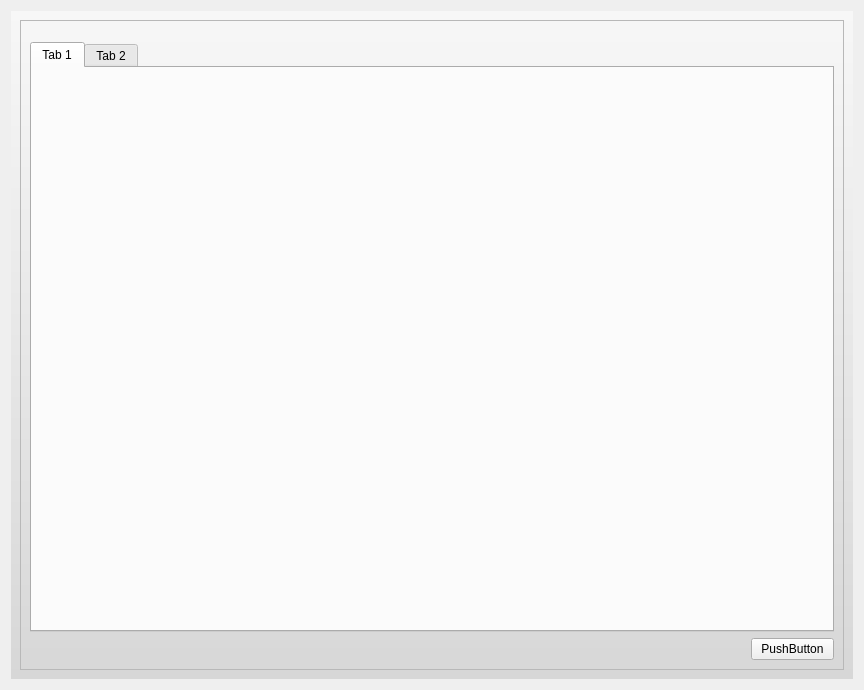
<?xml version="1.0" encoding="UTF-8"?>
<ui version="4.0">
 <class>ChemSpider::ChemSpiderMode</class>
 <widget class="QWidget" name="ChemSpider::ChemSpiderMode">
  <property name="geometry">
   <rect>
    <x>0</x>
    <y>0</y>
    <width>864</width>
    <height>690</height>
   </rect>
  </property>
  <property name="windowTitle">
   <string>Form</string>
  </property>
  <property name="styleSheet">
   <string notr="true">#Welcome--WelcomePage {
background-color: qlineargradient(spread:pad, x1:0.5, y1:0, x2:0.5, y2:1, stop:0 rgba(247, 247, 247, 255), stop:1 rgba(215, 215, 215, 255));
}

QToolButton, QPushButton, QComboBox {
    border-image: url(:/welcome/images/btn_26.png) 4;
    border-width: 4;
    padding: 0px 6px;
    font-size: 12px;
}

*{
    color: black;
}

 QComboBox QAbstractItemView {
    background-color:white;
}

 QComboBox::down-arrow {
     image: url(:/welcome/images/combobox_arrow.png);
 }

QComboBox:drop-down
{
     subcontrol-origin: padding;
     subcontrol-position: top right;
     border-left-style: none; 
     border-top-right-radius: 1px;
     border-bottom-right-radius: 1px;
}

QToolButton:hover, QPushButton:hover, QComboBox:hover {
    border-image: url(:/welcome/images/btn_26_hover.png) 4;
}

QToolButton:disabled, QPushButton:disabled, QComboBox::disabled {
	color:gray;
}

QToolButton:pressed, QPushButton:pressed{
    border-image: url(:/welcome/images/btn_26_pressed.png) 4;
}
</string>
  </property>
  <layout class="QVBoxLayout" name="verticalLayout">
   <item>
    <widget class="QWidget" name="gradientWidget" native="true">
     <property name="styleSheet">
      <string notr="true">#gradientWidget {
  background-color: qlineargradient(spread:pad, x1:0.5, y1:0, x2:0.5, y2:1, stop:0 rgba(247, 247, 247, 255), stop:1 rgba(215, 215, 215, 255));
}</string>
     </property>
     <layout class="QGridLayout" name="gridLayout">
      <item row="0" column="0">
       <layout class="QHBoxLayout" name="horizontalLayout_1"/>
      </item>
      <item row="0" column="1">
       <widget class="QFrame" name="mainFrame">
        <property name="styleSheet">
         <string notr="true"/>
        </property>
        <property name="frameShape">
         <enum>QFrame::StyledPanel</enum>
        </property>
        <property name="frameShadow">
         <enum>QFrame::Raised</enum>
        </property>
        <layout class="QVBoxLayout" name="verticalLayout_2">
         <item>
          <widget class="QFrame" name="headerFrame">
           <property name="styleSheet">
            <string notr="true">#headerFrame {
  border-image: 
url( :/chemspider/image/logo_cs7.png) 0;
  border-width: 0;
}</string>
           </property>
           <property name="frameShape">
            <enum>QFrame::StyledPanel</enum>
           </property>
           <property name="frameShadow">
            <enum>QFrame::Raised</enum>
           </property>
          </widget>
         </item>
         <item>
          <widget class="QFrame" name="naviFrame">
           <property name="frameShape">
            <enum>QFrame::StyledPanel</enum>
           </property>
           <property name="frameShadow">
            <enum>QFrame::Raised</enum>
           </property>
          </widget>
         </item>
         <item>
          <widget class="QTabWidget" name="tabWidget">
           <property name="currentIndex">
            <number>0</number>
           </property>
           <widget class="QWidget" name="tab">
            <attribute name="title">
             <string>Tab 1</string>
            </attribute>
           </widget>
           <widget class="QWidget" name="tab_2">
            <attribute name="title">
             <string>Tab 2</string>
            </attribute>
           </widget>
          </widget>
         </item>
         <item>
          <layout class="QHBoxLayout" name="horizontalLayout">
           <item>
            <spacer name="horizontalSpacer">
             <property name="orientation">
              <enum>Qt::Horizontal</enum>
             </property>
             <property name="sizeHint" stdset="0">
              <size>
               <width>40</width>
               <height>20</height>
              </size>
             </property>
            </spacer>
           </item>
           <item>
            <widget class="QPushButton" name="pushButton">
             <property name="text">
              <string>PushButton</string>
             </property>
            </widget>
           </item>
          </layout>
         </item>
        </layout>
       </widget>
      </item>
      <item row="0" column="2">
       <layout class="QHBoxLayout" name="horizontalLayout_2"/>
      </item>
     </layout>
    </widget>
   </item>
  </layout>
 </widget>
 <resources/>
 <connections/>
</ui>
